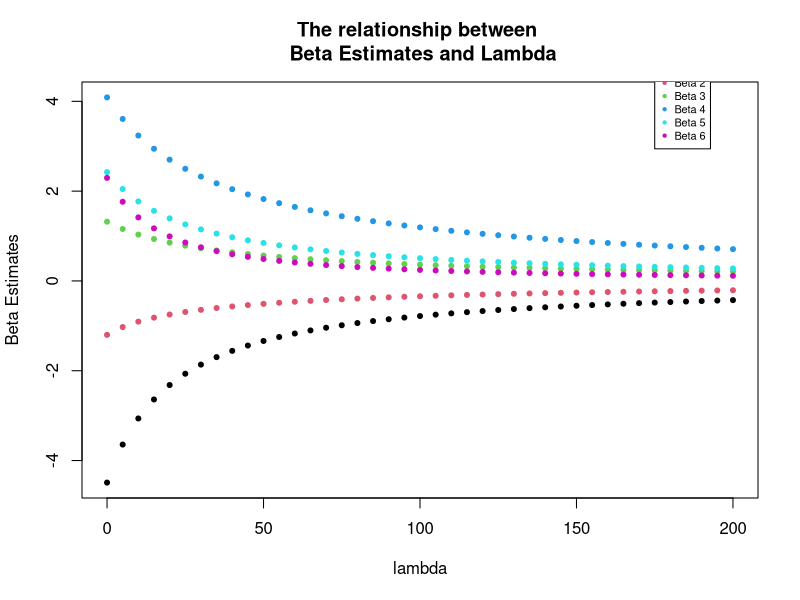
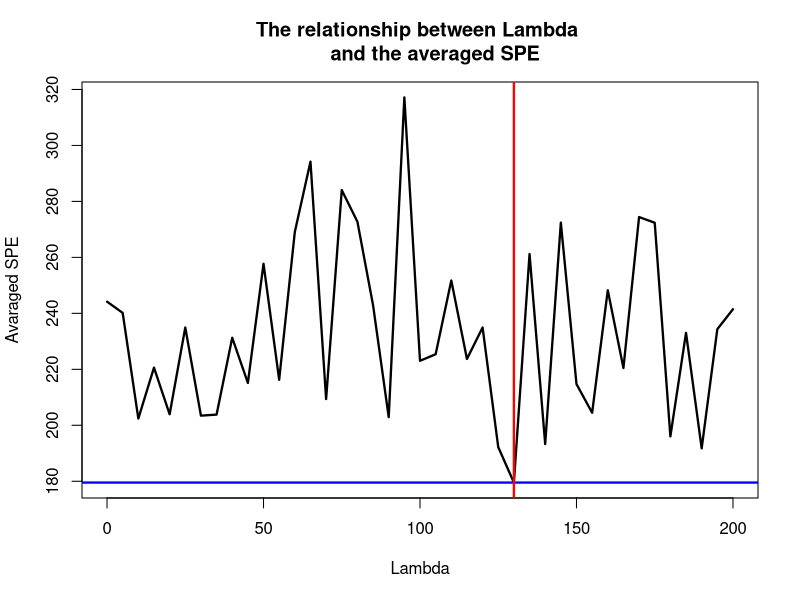
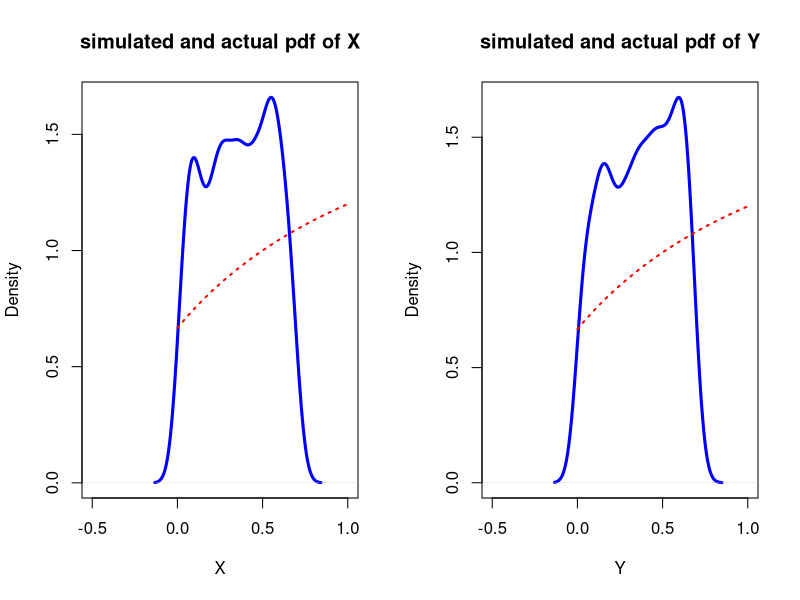
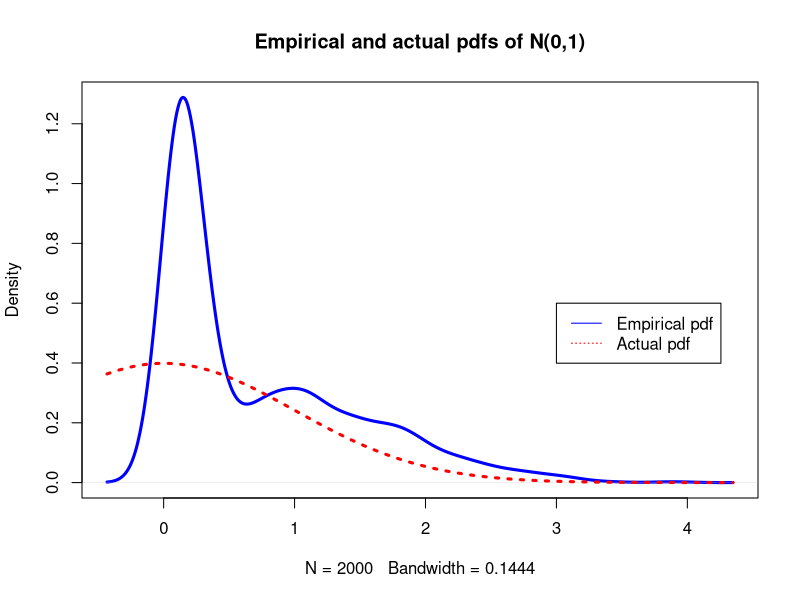

The R script that drew these images, in order:
# MATH6173 STATISTICAL COMPUTING
# SUPPLEMENTARY (REFERRAL) COURSEWORK
# STUDENT I.D. : 30077966

# The code is split into sections which can be accessed via the switchboard below

# SECTION 1 #######

set.seed(2022)

# Section 1 , Question 1 : Ridge Regression ########

# Part A [5 Marks]: ######

# Functions Purpose:
# To calculate Beta_Hat by providing the close form solution of the  
# optimization problem.

myRidgeReg <- function(X = NULL, Y = NULL, lambda = 0, scale = FALSE){
  
  meanColX <- NA 
  sdColX <- NA
  
  # Conditional Statement for response to Scale Object
  
  if(scale == TRUE){
    
    #Standardizing Both X and Y
    
    Y <- scale(Y)
    X <- scale(X)
    
  }else if(scale == FALSE){
    
    X <- X
    Y <- Y
    
  }else{
    
    stop("Incorect value entered. Please, enter TRUE or FALSE")
  }
  
  # Carrying Out the Calculations of the closed form solution to the 
  # Optimization Problem

  
  coefs <- solve(t(X) %*% X + lambda * diag(ncol(X))) %*% t(X) %*% Y
  
  # Converting to a vector
  
  coefs <- as.vector(coefs)
  
  return(coefs)
}

# Part B [2 Marks]:#####

#Training data ; with n = 40, p = 6

X <- matrix(rnorm(40*6),ncol=6) # X matrix

beta <- c(-5,-3,-1, 1, 3, 5) # true coefficients

error <- rnorm(40, 0, 13) # errors

Y <- X %*% beta + error # Y vector

# Carrying Out the Function

Test1 <- myRidgeReg(X = X, Y = Y)

# Fitting 

XY.df <- data.frame(X, Y)

fit <- lm(Y ~ X - 1, data = XY.df)

summary(fit)

Test1

# Upon checking.  they are the same results (To three decimal places) this is expected as 
# the lm function carry out 
# a similar function in regards to what we have calculated. 

# Part C [3 Marks]:######

lambda.vec <- seq(0,200, length.out = 41)

# First Plot

p0.vec <- rep(0,6)

beta0.vec <- myRidgeReg(X=X, Y=Y, lambda = lambda.vec[1])

plot(p0.vec, beta0.vec, 
            main = "The relationship between \n Beta Estimates and Lambda",
            xlab = "lambda", 
            ylab = "Beta Estimates",
            pch = 20, 
            col = c(1,2,3,4,5,6),
            xlim = c(0,200))

# Subsequent Plots
 for(i in 2:41){
   plambda.vec <- rep(lambda.vec[i], 6)
   
   betalambda.vec <- myRidgeReg(X=X, Y=Y, lambda = lambda.vec[i])
   
   points(plambda.vec, betalambda.vec, 
          pch = 20,
          col = c(1,2,3,4,5,6),
          xlim = c(lambda.vec[0],lambda.vec[i]),
          ylim = c(min(betalambda.vec),max(betalambda.vec))
          )
 }

legend(175,5, pch = rep(20,6), col = c(1,2,3,4,5,6), 
       legend = c("Beta 1", "Beta 2", "Beta 3", "Beta 4", "Beta 5", "Beta 6"), cex = 0.66)


# Part D [3 Marks]:#####


lambda.vec # sequence Vector
SPE.vec <- NA #SPE VECTOR
AVR.SPE.vec <- NA # AVR SPE VECTOR

for (i in 1:41) {
  
  beta.vec <- myRidgeReg(X=X, Y=Y, lambda = lambda.vec[i])
  
  for(j in 1:100){
    for(k in 1:10){
      #Test Data

      # Using m=10, p= 6 
      
      X.star <- matrix(rnorm(10*6),ncol=6) # X* matrix
      
      error.star <- rnorm(10, 0, 13) # errors
      
      Y.star <- X.star %*% beta + error.star # Y* vector
      
      # Calculating the  Squared Mean Error Vector of Length 100
      
      SPE.vec[j] <- mean((Y.star[k] - X.star[k, ]*beta.vec)^2) 
      
      # Calculating the Average Mean Squared Error Vector of Length 41
      
      AVR.SPE.vec[i] <- mean(SPE.vec)
      }
    }
  }
 

plot(lambda.vec, AVR.SPE.vec, type = "l", lwd = 2.25, main = "The relationship between Lambda 
     and the averaged SPE", ylab = "Avaraged SPE", xlab = "Lambda")

# Finding the Optimum Values

lambda.vec[which.min(AVR.SPE.vec)]
min(AVR.SPE.vec)

abline(h = min(AVR.SPE.vec), col ="Blue", lwd = 2.25)
abline(v = lambda.vec[which.min(AVR.SPE.vec)], col = "red", lwd = 2.25)



# Section 1 , Question 2 : A-R, Importance and M-H sampling ########

# Part A [5 Marks]: ########

# Functions Purpose
# To implement the A-R Sampling Algorithm and be able to return a sequence of 
# n-number of samples 

r.myHFLN.ar <- function(a = NULL, n = NULL){
  
  X <- NULL
  
  for(i in 1:n){
  
    repeat{
      x <- rlnorm(1)
      y <- runif(1)
      
      if(y <= (1 + a*sin(2 * pi * log(x)))/(1 + a)){
      
        X[i] <- x
        break}
    }
  }
  return(X)
  }
  
# Producing 2000 Samples
samples1 <- r.myHFLN.ar(0.7 , 2000)
  
# The Monte Carlo Estimation of P(X > 4)
mean(samples1>4) 


# Part B [5 Marks]: ##########

# Functions Purpose
# To be able to implement the Importance Sampling Algorithm to be ablr to 
# calculate an estimate of the tail probabilty

r.myHFLN.is <- function(a = NULL, n = NULL){
  
  # Producing samples 
  # Calculating the importance weights vector and excluding negative samples 
  
  X <- rlnorm(n)
  X[X <= 0] <- 0
  
  # Calculating the Weights
  
  v.weights <- (1 + a * sin( 2 * pi * log(X)))*(X > 0)
  
  # Calculating the Estimator
  
  p.t <- mean(v.weights*(X>4))
  return(p.t)
}

# Tail probability estimator

r.myHFLN.is(0.7, 2000)

# Part C [5 Marks]: ########

# Functions Purpose 
# To be able to implement the Metropolis Hastings Algorithm to generate a 
# sequence of n number of samples 

r.myHFLN.mh <- function(x0 = NULL, a = NULL, n = NULL, m = NULL){
  
  X <- rep(NA, n + m + 1)
  
  # Initial Value
  
  X[1] <- x0
  
  for (j in 2 : (n + m + 1)) {
    Y <- rlnorm(1)
    
    alpha <- min((1 + a * sin(2 * pi * log(Y)))/(1 + a * sin(2 * pi * log(X[j-1])))
                  ,1)
    
    if(runif(1) <= alpha){
      
      X[j] <- Y
    }else{
      X[j] <- X[j-1]
    }
  }
  return(X[(m+2): (n+m+1)])
}

# Producing 2000 Samples
samples2 <- r.myHFLN.mh(0.8, 0.7, 2000, 500)

# The Monte Carlo Estimation of P(X > 4)
mean(samples2>4)

# Section 1 , Question 3 : Inverse transformation and Gibbs sampler ########

# Part A [3 Marks]: ######

# Answer Is Within The Report 

# Part B [3 Marks]:######

# Answer Is Within The Report

# Part C [3 Marks]: #########

# Functions Purpose
# To produce one random sample based upon the condition provided by the argument
# the Function uses the inverse transformation algorithm to produce a sample


r.myconditional <- function(con = NULL){
  
  xc <- con
  yc <- con
  
  # Generating X, given Y = y
  
  u1 <- runif(1)
  x <- - (yc+2) + sqrt((yc+2)^2 + u1*(2*yc + 3))
  
  # Generating Y, given X = x
  
  u2 <- runif(1)
  y <- - (xc+2) + sqrt((xc+2)^2 + u2*(2*xc + 3))
  
  #one random sample of X and Y as a vector
  
  X <- c(x,y)
  
  return(X)
}
  
  
# Part D [3 Marks]:

# Functions Purpose
# To be able to carry out the Gibbs Sampler Algorithm to produce a sequrnce of
# n random samples. 

gibbs.bipoly <- function(x0 = NULL, y0 = NULL
                          , n = NULL, m = NULL){
  
  x.seq<-y.seq<-rep(NA,m+n+1)
  
  x.seq[1] <- x0
  y.seq[1] <- y0 
  
  for (i in 2:(m+n+1)) {
    
    x.seq[i] <- r.myconditional(con = y.seq[i-1])[1]
    
    y.seq[i] <- r.myconditional(con = x.seq[i])[2]
    
  }
  
  result <- list(X = x.seq[(m+2):(m+n+1)], Y = y.seq[(m+2):(m+n+1)])
  
  return(result)
} 

# Part E [2 Marks]: ##########



samples3 <- gibbs.bipoly(0.5, 0.5, 1000, 500)

par(mfrow = c(1,2))

points = seq(0,1, length.out = 2000)

plot(density(samples3$X), 
     main = "simulated and actual pdf of X",
     xlab = "X", lwd = 3, col = "blue", xlim = c(-0.5, max(points)))

lines(x = points, y = 2 * (2 * points + 1)/(2 * points + 3), lwd = 2, lty = 3,
      col = "red")

plot(density(samples3$Y) , 
     main = "simulated and actual pdf of Y",
     xlab = "Y", lwd = 3, col = "blue" , xlim = c(-0.5, max(points)))

lines(x = points, y = 2 * (2 * points + 1)/(2 * points + 3), lwd = 2, lty = 3,
      col = "red")

dev.off() # Shut me off if you can

# Section 1 , Question 4 : Sampling N(0,1) ########

# Part A [4 Marks]: ########

# Answer is inside the report

# Part B [3 Marks]:

r.mynormal.polar <- function(n = NULL){
  
  # LCG for Uniform Distribution of Theta U(0,2 pi)
  
  # Initialization 
  
  M <- 2^32
  Y0 <- 2022
  a <- 07432281838
  b <- 12345
  Y <- NULL
  Theta  <- NULL
  X1 <- NULL
  X2 <- NULL
  
  # Loops and Conditional Statements to get values of Theta, X1, X2
  
  for (i in 1: n){ 
    if (i==1){
    Y[i] <- (a*Y0 +b) %% M 
    
    # Case of the first element
    
    Theta[1] <- Y[1]/(2*pi *M)
    
    # Sampling radius^2 
    
    R_squared <- rchisq(1, df =2)
    
    # Calculating radius 
    
    R <- sqrt(R_squared)
    
    # X1[1] and x2[1] pairs for 1st element
    
    X1[1] <- R* cos(Theta[1])
    X2[1] <- R* sin(Theta[1])
    
    }else {
      
      # Subsequent Samples 
      
      # X1[1] and x2[1] pairs for ith element
      
      Y[i] <- (a*Y[i-1] +b) %% M
      
      Theta[i] <- Y[i]/(2*pi *M)
      
      # Sampling radius^2 
      
      R_squared <- rchisq(1, df =2)
      
      # Calculating radius 
      
      R <- sqrt(R_squared)
      
      X1[i] <- R* cos(Theta[i])
      X2[i] <- R* sin(Theta[i])
    }}
    
  # Combining X1 and X2 Vectors to 
  
  X <- rbind(X1, X2)
    X <- as.vector(X)
    return(X)
  }

# Part C [2 Marks]: 

# Samples

sample4 <- r.mynormal.polar(1000)

# Plots , adding curve and Legend

plot(density(sample4),
     main = "Empirical and actual pdfs of N(0,1)",
     lwd=3,
     col = "blue")

curve(dnorm(x), add = T, lwd = 3, lty = 3, col = "red")

legend(x=3,y=0.6 ,legend = c("Empirical pdf","Actual pdf"), lty=c(1,3),col=c("blue","red"),cex=1)


# SECTION 2 #########


# Section 2, Question 1 :  Integration by the trapezoidal rule ##########

# Part A [6 Marks]########

# Functions Purpose 
# To calculate the integral of a cubic spline function via the trapezium rule

cubSP1 <- function(x = NULL){
  
  # Creating our function vector, f[i] will be replaced by f(x[i]) as outlined below
  
  f <- rep(0, length(x))
  
  # Conditional Statements and Loop to be able to carry out cubic spline function
   
 for (i in 1:length(x)){
   
   # Here we calculate by vector element to replace the values in our function vector
   
   if(x[i] <= -1.75){
     
     f[i] <- -0.25 + 0.45 * x[i] + 0.15 * (x[i])^2 + 0.01 * (x[i])^3
     
   }else if(-1.75 < x[i] && x[i] <= 2.25){
     
     f[i] <- -0.25 + 0.45 * x[i] + 0.15 * (x[i])^2 + 0.01 * (x[i])^3 - 0.02 * (x[i] + 1.75)^3
     
   }else{
     
     f[i] <- -0.25 + 0.45 * x[i] + 0.15 * (x[i])^2 + 0.01 * (x[i])^3 - 0.02 * (x[i] + 1.75)^3 - 0.025 * (x[i] - 2.25)^3
   }
 } 
  
return(f)
  
}

# Part B [7 Marks]#######

#Functions Purpose
# To calculate the Area of the cubic spline function via trapezium rule

calcCubSplArea <- function(xVec = NULL){
  
  
  
  Area <- 0
  Int <- 0
  
  f <- cubSP1(xVec)
  
  f[which(f < 0)] <- f[which(f < 0)]*(-1)
  
  for (j in 2:length(xVec)) {
    Int <- (xVec[j] - xVec[j-1])
    Area <- Area + (( f[j] + f[j-1])/2) * Int 
    
  }
  
  return(Area)
  
}

# Testing to see algorithm works
testX <- seq(-5.5, 5.5, by = 0.1)
testX

length(testX)

cubSP1(testX) # function vector 

calcCubSplArea(testX) # Area 

# Part C [4 Marks]######

# Functions Purpose
# To carry out the function in Part A but for a generic case


cubSP1Gen <- function(x = NULL, beta = NULL, knots = NULL){
  
  # Conditionals to ensure right arguments are provided
  
  if(length(beta) != 6){
    stop("Wrong number of beta values entered please try again")
  }
  
  if(length(knots) != 2){
    stop("Wrong number of knots values entered please try again")
  }
  
  # Creating our function vector, f[i] will be replaced by f(x[i]) as outlined below
  
  f <- rep(0, length(x))
  
  # Conditional Statements and Loop to be able to carry out cubic spline function

  
  for (i in 1:length(x)){
    
    # Here we calculate by vector element to replace the values in our function vector
    
    if(x[i] <= knots[1]){
      
      f[i] <- beta[1] + beta[2] * x[i] + beta[3] * (x[i])^2 + beta[4] * (x[i])^3
      
    }else if(knots[1] < x[i] && x[i] <= knots[2]){
      
      f[i] <- beta[1] + beta[2] * x[i] + beta[3] * (x[i])^2 + beta[4] * (x[i])^3 - beta[5] * (x[i] - knots[1])^3
    }else{
      
      f[i] <- beta[1] + beta[2] * x[i] + beta[3] * (x[i])^2 + beta[4] * (x[i])^3 - beta[5] * (x[i] - knots[1])^3 - beta[6] * (x[i] - knots[2])^3
    }
  } 
  
  return(f)

}



# Part D [5 Marks]#######

# Functions Purpose
# To carry out the function in part b but for a generic case.

calcCubSplGenArea <- function(xVec = NULL, beta = NULL, knots = NULL){
  
  # Calculate the F_x
  
  Area <- 0
  Int <- 0
  
  f <- cubSP1Gen(xVec, beta = beta, knots = knots)
  
  f[which(f < 0)] <- f[which(f < 0)]*(-1)
  
  for (j in 2:length(xVec)) {
    Int <- (xVec[j] - xVec[j-1])
    Area <- Area + (( f[j] + f[j-1])/2) * Int 
    
  }
  
  return(Area)
  
}
  

# Part E [3 Marks] #########

#Maintaining values of Xvec, beta and knots

testX <- seq(-5.5, 5.5, by = 0.1)
testX
length(testX)

testBeta <- c(-0.5, 1.2, 0.35, 0.01, -0.04, -0.03)
testBeta

testKnots <- c(-2,2)
testKnots

# Calculating the Area 

cubSP1Gen(testX, testBeta, testKnots) # function vector

calcCubSplGenArea(testX, testBeta, testKnots) # This gives the value of the integral


# Section 2, Question 2: EM algorithm for a Mixture of Three Gamma Distributions ##########

# One Question : [10 Marks] ######

# This Question Was answered in the report. 

# Section 2, Question 3 : Bootstrapping for Estimation of Uncertainty ##########

# One Question : [15 Marks] #####

bootStats <- function(x = NULL, w = NULL, bootCount = NULL){
  
  # Conditional Statements to ensure the algorithm runs smoothly
  
  if(length(x) != length(w)){
    
    stop("The vectors are not of same length. Please, enter vectors of same length")
    
  }
 
  if(any(w < 0 & 1 < w)){
    
    stop("The weight vector has values that cannot be accepted. Please enter a 
         vector whose values are between 0 and 1 (inclusive)")
  }
  
  # The matrix that will contain the bootstrap estimates 
  
  bootCoefs <- matrix(nrow = bootCount, ncol = 2)
  
  # Looping through each bootstrap estimate
  
  for (repIndex in 1:bootCount) {
    
    # Creating bootstrap samples 
    
    repSample <- sample(1:length(x), size = length(x), replace = T)
    
    xB <- x[repSample]
    wB <- w[repSample]
    
    # Calculating the weighted means
    
    meanWtdxB <- mean(wB * xB)
    
    # Calculating the weighted variance 
    
    varWtdxB <- sum(((wB*xB)-meanWtdxB)^2)/(bootCount-1)
    
    # The bootstrap estimate of beta
    
    betaBoot <- meanWtdxB/varWtdxB
    
    # The bootstrap estimate of alpha
    
    alphaBoot <- meanWtdxB * betaBoot
    
    bootCoefs[repIndex,] <- c(alphaBoot, betaBoot)
    
  }
  
  # Calculating the standard error
  
  bootSE <- apply(bootCoefs, 2, function(bootCoef){
    sqrt(sum((bootCoef - mean(bootCoef))^2)/(bootCount - 1))
    })
  
  bootSE <- as.vector(bootSE)
  
  return(bootSE)
}

#This is the end of the script 